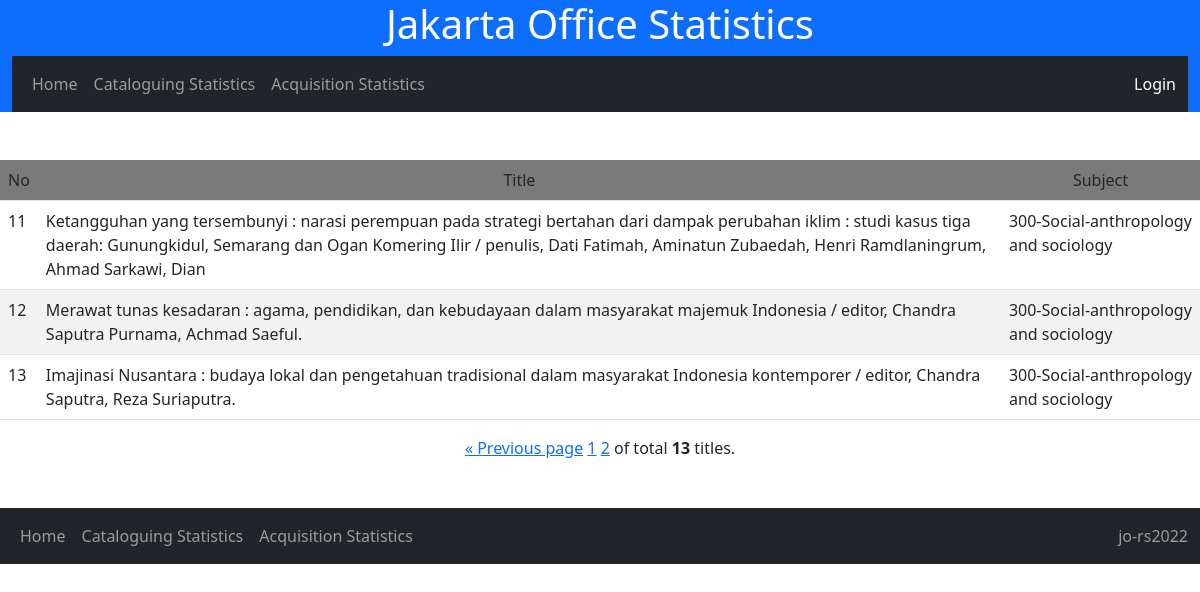
/cat_stat/detail_subject/300-Social-anthropology and sociology/?&page=2, run on an earlier commit of the app's database.
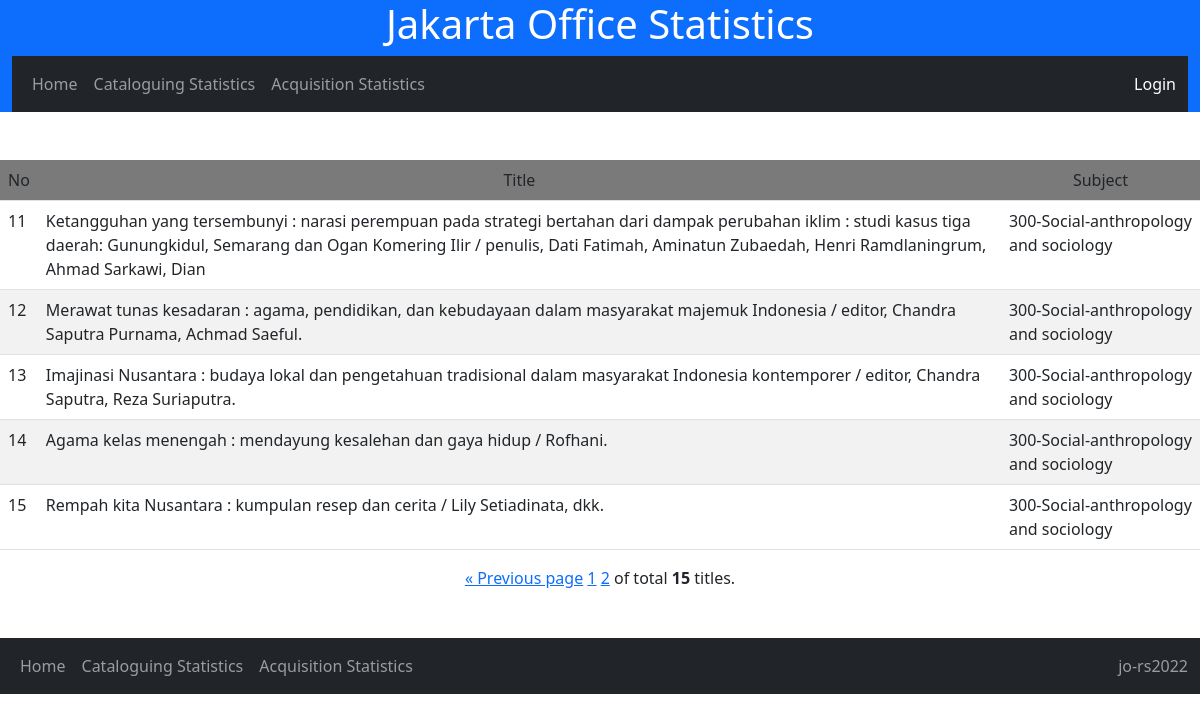
And on a later commit of the database.
### nlajkt_cat_stat/models.py (models this page shows)
class Catalogues(models.Model):
    entry_date = models.DateField()
    consignment_no = models.IntegerField(default=461)
    title = models.TextField()
    work_type = models.CharField(max_length=20, choices=[
        ('Original','Original'),
        ('Translation','Translation'),
        ('Adaptation','Adaptation')
        ], default='Original')
    publish_year = models.IntegerField()
    volume = models.CharField(max_length=20, choices=[
        ('Single','Single'),
        ('Multi-complete','Multi-complete'),
        ('Multi-incomplete','Multi-incomplete'),
        ], default='Single')
    copycat = models.CharField(max_length=20, choices=[
        ('No','No'),
        ('Yes-partial','Yes-partial'),
        ('Yes-full','Yes-full'),
        ], default='No')
    ISBN = models.CharField(max_length=20, choices=[
        ('No','No'),
        ('Yes-valid','Yes-valid'),
        ('Yes-invalid','Yes-invalid'),
        ], default='No')
    authorship_type = models.CharField(max_length=50, choices=[
        ('Single author','Single author'),
        ('Collaboration','Collaboration'),
        ('Compilation','Compilation'),
        ('Others','Others')
        ], default='Single')
    language = models.CharField(max_length=50, choices=[
        ('Indonesian','Indonesian'),
        ('English','English'),
        ('Indonesian local','Indonesian local'),
        ('Multi language','Multi language'),
        ('Unknown','Unknown')
        ], default='Indonesian')
    bibliography = models.CharField(max_length=20, choices=[
        ('No','No'),
        ('Yes','Yes'),
        ], default='No')
    indexx = models.CharField(max_length=20, choices=[
        ('No','No'),
        ('Yes','Yes'),
        ], default='No')
    publisher_type = models.CharField(max_length=100, choices=[
        ('Commercial','Commercial'),
        ('Government-department','Government-department'),
        ('Government-nondepartment','Government-nondepartment'),
        ('Government-local','Government-local'),
        ('Universities','Universities'),
        ('NGO','NGO'),
        ('Others','Others')
        ], default='Commercial')
    genre = models.CharField(max_length=100, choices=[
        ('General non fiction','General non fiction'),
        ('Fiction-novel','Fiction-novel'),
        ('Fiction-short stories','Fiction-short stories'),
	('Fiction-biographic','Fiction-biographic'),
        ('Poetry','Poetry'),
        ('Folktales','Folktales'),
        ('Biography-single','Biography-single'),
        ('Biography-collective','Biography-collective'),
        ('Biography-auto','Biography-auto'),
        ('Dictionary','Dictionary')
        ], default='General non fiction')
    format = models.CharField(max_length=100, choices=[
        ('Book-printed','Book-printed'),
        ('Book-electronic','Book-electronic'),
        ('Non book video','Non book video'),
        ('Non book audio','Non book audio'),
        ('Map-single','Map-single'),
        ('Map-atlas','Map-atlas'),
        ('Ephemera','Ephemera')
        ], default='Book')
    size = models.CharField(max_length=10, choices=[
        ('YY','YY'),
        ('YYq', 'YYq'),
        ('YYp','YYp')
        ],default='YY')
    subject = models.CharField(max_length=50, choices=[
       ('000-Generalities','100-Generalities'),
       ('000-Library science','100-Library science'),
       ('000-Journalism and media','100-Journalism and media'),
       ('100-Philosophy and ethics','100-Philosophy and ethics'),
       ('200-Religions-general','200-Religions-general'),
       ('200-Religion-Islam','200-Religion-Islam'),
       ('200-Religion-Christianity','200-Religion-Christianity'),
       ('300-Social-anthropology and sociology','300-Social-anthropology and sociology'),
       ('300-Social-problems and services','300-Social-problems and services'),
       ('300-Social-politics','300-Social-politics'),
       ('300-Social-economics','300-Social-economics'),
       ('300-Social-macroeconomics','300-Social-macroeconomics'),
       ('300-Social-culture','300-Social-culture'),
       ('300-Social-military','300-Social-military'),
       ('300-Social-education','300-Social-education'),
       ('300-Social-law','300-Social-law'),
    	('300-Social-public administration','300-Social-public administration'),
       ('300-Social-human rights','300-Social-human rights'),
       ('400-Language-linguistics','400-Language-linguistics'),
       ('400-Language-sociolinguistics','400-Language-sociolinguistics'),
       ('500-Science-general','500-Science-general'),
       ('600-Technology-general','600-Technology-general'),
       ('600-Agriculture and agribusiness','600-Agriculture and agribusiness'),
       ('700-Arts-general','700-Arts-general'),
       ('700-Arts-visual','700-Arts-visual'),
       ('700-Arts-performance','700-Arts-performance'),
       ('700-Arts-music','700-Arts-music'),
       ('800-Literature-general','800-Literature-general'),
       ('800-Literature-fiction and poetry','800-Literature-fiction and poetry'),
       ('900-History-world','900-History-world'),
       ('900-History-Indonesia','900-History-Indonesia'),
       ('900-Geography and travel','900-Geography and travel'),
        ('900-Biography','900-Biography')
        ], null=True)

### nlajkt_cat_stat/views.py (the view)
# urls.py: path('cat_stat/detail_subject/<str:subject>/', views.detail_subject, name='detail_subject'),
def detail_subject(request, subject):
    detail_subject = Catalogues.objects.all().filter(subject=subject)
    page = request.GET.get('page', 1)
    paginator = Paginator(detail_subject, 10)
    try:
        paging = paginator.page(page)
    except PageNotAnInteger:
        paging = paginator.page(1)
    except EmptyPage:
        paging = paginator.page(paginator.num_pages)
    template = loader.get_template('detail_subject.html')
    context = {'paging' : paging,}
    return HttpResponse(template.render(context, request))

### nlajkt_cat_stat/templates/detail_subject.html
{% extends 'base.html'%}
{% block block1 %}
<br><br>
<table style="width: auto;" class="table table-striped">
    <tr bgcolor = 'grey'>
      <b><td>No</td>
        <td align="center">Title</td>
        <td align="center">Subject</td></b>
    </tr>
    {% for x in paging %}
    <tr>
        <td>{{ forloop.counter0|add:paging.start_index }}</td>
        <td>{{ x.title }}</td>
        <td>{{ x.subject }}</td>
    </tr>
    {% endfor %}
</table>
<center>{% include 'pagination_jakartaoffice.html' %}</center>
<br><br>
{% endblock %}

### nlajkt_cat_stat/templates/base.html (shortened to what this page needs)
<!DOCTYPE html>
<html lang="en">
<head>
    <link href="https://cdn.jsdelivr.net/npm/bootstrap@5.2.2/dist/css/bootstrap.min.css" rel="stylesheet">
</head>
<body>
    <div class="container-fluid bg-primary text-white">
        <center><h1>Jakarta Office Statistics</h1>
        <nav class="navbar navbar-expand-sm bg-dark navbar-dark">
            <div class="container-fluid">
                <ul class="navbar-nav">
                    <li class="nav-item"><a class="nav-link" href="{% url 'home' %}">Home</a></li>
                    <li class="nav-item"><a class="nav-link" href="{% url 'cat_stat' %}">Cataloguing Statistics</a></li>
                    <li class="nav-item"><a class="nav-link" href="{% url 'acq_stat' %}">Acquisition Statistics</a></li>
                </ul>
                 <span class="nav-item"><a class="nav-link" href="{% url 'admin:index' %}">Login</a></span>
            </div>
        </nav>
    </div></center>
{% block block1 %}{% endblock %}
<nav class="navbar navbar-expand-sm bg-dark navbar-dark">
    <div class="container-fluid">
        <ul class="navbar-nav">
            <li class="nav-item"><a class="nav-link" href="{% url 'home' %}">Home</a></li>
            <li class="nav-item"><a class="nav-link" href="{% url 'cat_stat' %}">Cataloguing Statistics</a></li>
            <li class="nav-item"><a class="nav-link" href="{% url 'acq_stat' %}">Acquisition Statistics</a></li>
        </ul>
        <span class="navbar-text">jo-rs2022</span>
    </div>
</nav>
</body>
</html>

### nlajkt_cat_stat/templates/pagination_jakartaoffice.html (shortened to what this page needs)
{% if paging.has_previous %}
  <a href="?{{ request.GET.urlencode }}&page={{ paging.previous_page_number }}">« Previous page</a>
{% endif %}
{% for num in paging.paginator.page_range %}
  {% if paging.number == num %}
    <a href="?{{ request.GET.urlencode }}&page={{ num }}">{{ num }}</a>
  {% elif num > paging.number|add:'-3' and num < paging.number|add:'3' %}
    <a href="?{{ request.GET.urlencode }}&page={{ num }}">{{ num }}</a>
  {% endif %}
{% endfor %}
of total <b> {{ paging.paginator.count }} </b> titles.

What changed in the data, as far as the page shows it:
added Catalogues: title "Agama kelas menengah : mendayung kesalehan dan gaya hidup / Rofhani.", subject "300-Social-anthropology and sociology"
added Catalogues: title "Rempah kita Nusantara : kumpulan resep dan cerita / Lily Setiadinata, dkk.", subject "300-Social-anthropology and sociology"
Also different on the page:
{{ paging.paginator.count }}: "13" → "15"
